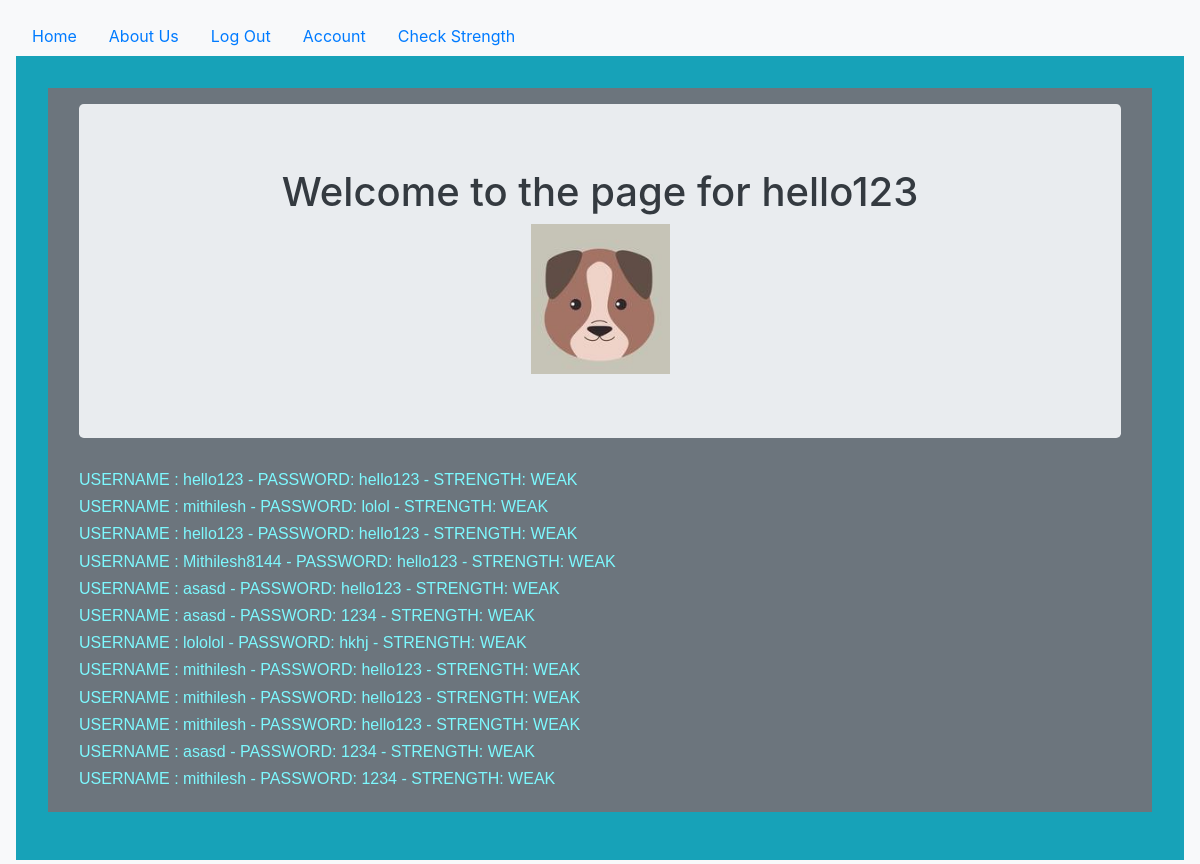
Page /output (signed in) on the committed database.
### password/models.py (models this page shows, shortened)
class User(db.Model, UserMixin):
    __tablename__ = 'users'
    id = db.Column(db.Integer, primary_key = True)
    profile_image = db.Column(db.String(20), nullable=False, default='default_.png')
    email = db.Column(db.String(64), unique=True, index=True)
    username = db.Column(db.String(64), unique=True, index=True)
    password_hash = db.Column(db.String(128))
    posts = db.relationship('BlogPost', backref='author', lazy=True)

class BlogPost(db.Model):
    users = db.relationship(User)
    id = db.Column(db.Integer, primary_key=True)
    user_id = db.Column(db.Integer, db.ForeignKey('users.id'), nullable=False)
    Username= db.Column(db.Text)
    Password=db.Column(db.Text)
    Strength=db.Column(db.Text)
    def __repr__(self):
        return f"USERNAME : {self.Username} - PASSWORD: {self.Password} - STRENGTH: {self.Strength}"

### password/users/views.py (the view)
@users.route("/output")
def user_posts():
    user = User.query.filter_by(username=current_user.username).first_or_404()
    posts=BlogPost.query.filter_by(user_id=current_user.id)
    return render_template('user_blog_posts.html', blog_posts=posts, user=user)

### password/models.py (called while the page is built)
@login_manager.user_loader
def load_user(user_id):
    return User.query.get(user_id)

### password/templates/user_blog_posts.html
{% extends "base.html" %}
{% block content %}
<div class="container text-dark">
  <div class="jumbotron text-dark">
    <div align='center'>
      <h1 >Welcome to the page for {{user.username}}</h1>
      <img align='center' src="{{ url_for('static', filename='profile_pics/' + user.profile_image) }}">
    </div>
  </div>
<div class="text-white" >
  {% for post in blog_posts %}
  <h6><div style="color:#7df9ff;font-family:Helvetica"> {{post}} </div></h6>
   {% endfor %}
</div>
{% endblock content %}

### password/templates/base.html (shortened to what this page needs)
<!DOCTYPE html>
<html>
  <head>
     <link rel="stylesheet" href="https://maxcdn.bootstrapcdn.com/bootstrap/4.0.0/css/bootstrap.min.css">
  </head>
  <body class="p-3 mb-2 bg-light text-info">
  <ul class="nav">
  <li class="nav-item">
    <a class="nav-link" href="{{ url_for('core.index') }}">Home</a>
  </li>
  <li class="nav-item">
    <a class="nav-link" href="{{ url_for('core.info') }}">About Us</a>
  </li>
    {% if current_user.is_authenticated %}
    <li class="nav-link"><a href="{{ url_for('users.logout') }}">Log Out</a></li>
    <li class="nav-link"><a href="{{ url_for('users.account') }}">Account</a></li>
    <li class="nav-link"><a href="{{ url_for('blog_posts.create_post') }}">Check Strength</a></li>
    {% else %}
    <li class="nav-link"><a href="{{ url_for('users.login') }}">Log In</a></li>
    <li class="nav-link"><a href="{{ url_for('users.register') }}">Register</a></li>
    {% endif %}
</ul>
  <div class="p-3 mb-2 bg-info text-secondary">
    <div class="p-3 mb-2 bg-info text-secondary">
    <div class="p-3 mb-2 bg-secondary text-light" >
  {% block content %}
  {% endblock %}
</div></div>
  </body>
</html>

### rows in the picture
User: username "hello123", profile_image (placeholder picture)
BlogPost: Username+Password+Strength "USERNAME : hello123 - PASSWORD: hello123 - STRENGTH: WEAK"
BlogPost: Username+Password+Strength "USERNAME : mithilesh - PASSWORD: lolol - STRENGTH: WEAK"
BlogPost: Username+Password+Strength "USERNAME : hello123 - PASSWORD: hello123 - STRENGTH: WEAK"
BlogPost: Username+Password+Strength "USERNAME : Mithilesh8144 - PASSWORD: hello123 - STRENGTH: WEAK"
BlogPost: Username+Password+Strength "USERNAME : asasd - PASSWORD: hello123 - STRENGTH: WEAK"
BlogPost: Username+Password+Strength "USERNAME : asasd - PASSWORD: 1234 - STRENGTH: WEAK"
BlogPost: Username+Password+Strength "USERNAME : lololol - PASSWORD: hkhj - STRENGTH: WEAK"
BlogPost: Username+Password+Strength "USERNAME : mithilesh - PASSWORD: hello123 - STRENGTH: WEAK"
BlogPost: Username+Password+Strength "USERNAME : mithilesh - PASSWORD: hello123 - STRENGTH: WEAK"
BlogPost: Username+Password+Strength "USERNAME : mithilesh - PASSWORD: hello123 - STRENGTH: WEAK"
BlogPost: Username+Password+Strength "USERNAME : asasd - PASSWORD: 1234 - STRENGTH: WEAK"
BlogPost: Username+Password+Strength "USERNAME : mithilesh - PASSWORD: 1234 - STRENGTH: WEAK"
